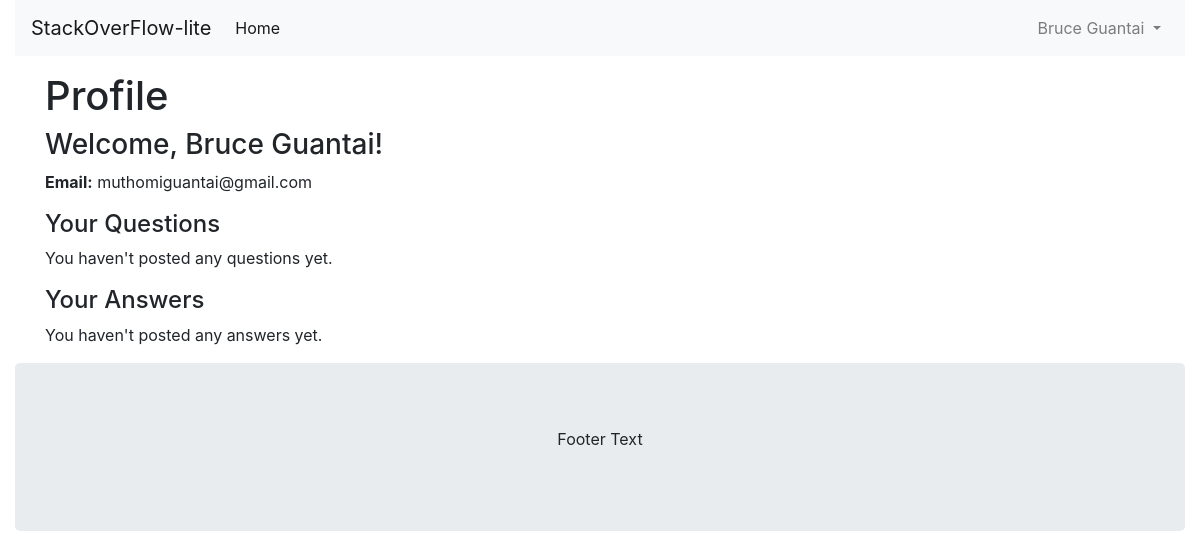
The page /profile (signed in) on the database as committed earlier.
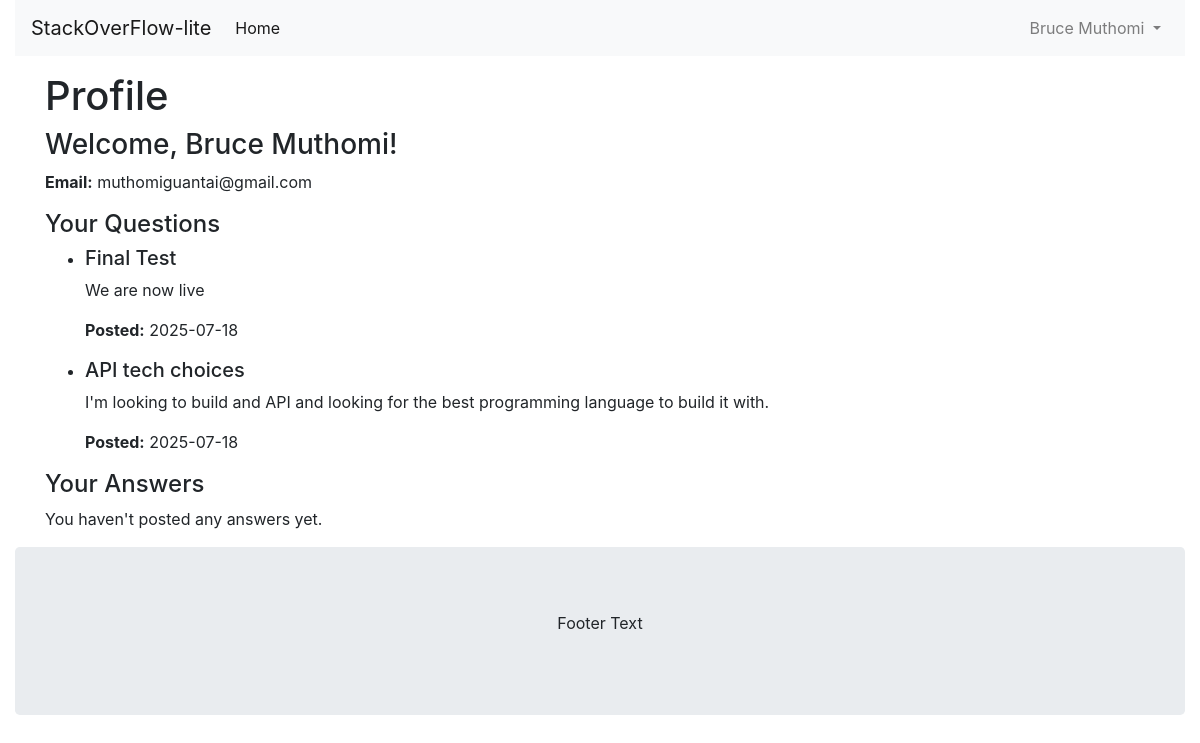
The same page on the database as committed later.
### stack/models.py (models this page shows, shortened)
class UserModel(db.Model):
    __tablename__ = 'user_model'
    id = db.Column(db.Integer, primary_key=True)
    name = db.Column(db.String(40), unique=True, nullable=False)
    email = db.Column(db.String(80), unique=True, nullable=False)
    password_hash = db.Column(db.String(80), nullable=False)

class QuestionModel(db.Model):
    id = db.Column(db.Integer, primary_key=True)
    title = db.Column(db.String(200), nullable=False)
    content = db.Column(db.Text, nullable=False)
    author = db.Column(db.String(40), nullable=False)
    date_posted = db.Column(db.DateTime, nullable=False, default=datetime.utcnow)
    answers = db.relationship('AnswerModel', backref='question', lazy=True)

### stack/__init__.py (the view)
    @app.route('/profile')
    @jwt_required()
    def profile():
        user_id = get_jwt_identity()
        user = UserModel.query.filter_by(id=user_id).first()
        if not user:
            flash("User not found. Please log in again.", "error")
            return redirect(url_for('login'))
        questions = QuestionModel.query.filter_by(author=user.name).order_by(QuestionModel.date_posted.desc()).all()
        answers = AnswerModel.query.filter_by(author=user.name).order_by(AnswerModel.date_posted.desc()).all()
        return render_template("profile.html", user=user, title="profile", questions=questions, answers=answers)

### stack/templates/profile.html
{% extends "layout.html" %}
{% block content %}
<div class="container">
    <h1>Profile</h1>
    <h3>Welcome, {{ user.name }}!</h3>
    <p><strong>Email:</strong> {{ user.email }}</p>
    <h4>Your Questions</h4>
    {% if questions %}
    <ul>
        {% for question in questions %}
        <li>
            <h5>{{ question.title }}</h5>
            <p>{{ question.content }}</p>
            <p><strong>Posted:</strong> {{ question.date_posted.strftime('%Y-%m-%d') }}</p>
        </li>
        {% endfor %}
    </ul>
    {% else %}
    <p>You haven't posted any questions yet.</p>
    {% endif %}
    <h4>Your Answers</h4>
    {% if answers %}
    <ul>
        {% for answer in answers %}
        <li>
            <p>{{ answer.content }}</p>
            <p><strong>Posted:</strong> {{ answer.date_posted.strftime('%Y-%m-%d') }}</p>
            <p><strong>For Question:</strong> <a href="{{ url_for('answer', question_id=answer.question_id) }}">{{ answer.question.title }}</a></p>
        </li>
        {% endfor %}
    </ul>
    {% else %}
    <p>You haven't posted any answers yet.</p>
    {% endif %}
</div>
{% endblock %}

### stack/templates/layout.html (shortened to what this page needs)
<!DOCTYPE html>
<html>
<head>
  <link rel="stylesheet" href="{{url_for('static', filename = 'css/bootstrap.min.css')}}">
</head>
<body>
  <header>
    <div class="container-fluid">
      <nav class="navbar navbar-expand-lg navbar-light bg-light" style="margin-bottom: 4px;">
        <a class="navbar-brand" href="{{url_for('home')}}">StackOverFlow-lite</a>
        <div class="collapse navbar-collapse" id="navbarSupportedContent">
          <ul class="navbar-nav mr-auto">
            <li class="nav-item active">
              <a class="nav-link" href="{{url_for('home')}}">Home</a>
            </li>
          </ul>
         <ul class="navbar-nav">
                {% if current_user %}
                <li class="nav-item dropdown">
                    <a class="nav-link dropdown-toggle" href="#" id="navbarDropdown" role="button" data-toggle="dropdown" aria-haspopup="true" aria-expanded="false">
                        {{ current_user.name }}
                    </a>
                </li>
                {% endif %}
            </ul>
        </div>
      </nav>
    </div>
  </header>
    {% block content %}
    {% endblock %}
  <div class="container-fluid">
    <footer class="container-fluid text-center jumbotron" style="margin-bottom: 0;">
      <p>Footer Text</p>
    </footer>
  </div>
</body>
</html>

Rows that differ between the two databases and show on the page:
changed UserModel "muthomiguantai@gmail.com": name "Bruce Guantai" → "Bruce Muthomi"
now on this page (row edited): QuestionModel: title "Final Test", content "We are now live", date_posted "2025-07-18"
now on this page (row edited): QuestionModel: title "API tech choices", content "I'm looking to build and API and looking for the best programming language to build it with.", date_posted "2025-07-18"
Other text that changed with them:
text no longer shown: "You haven't posted any questions yet."
